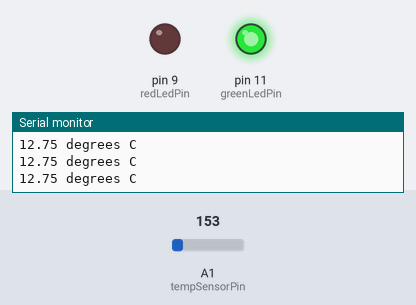
A sketch run on a simulated Arduino Uno, built with avr-gcc and run on an emulated ATmega328P. Parts: output pins drawn as LEDs (lit = HIGH), the last lines printed to the serial monitor. Inputs (shaded band) come from the test bench; at power-on: A1 (tempSensorPin) = 153.

Above: at 1.3 s.
1.4 s: A1 (tempSensorPin) set to 177
2.9 s: A1 (tempSensorPin) set to 198
At 3.4 s:
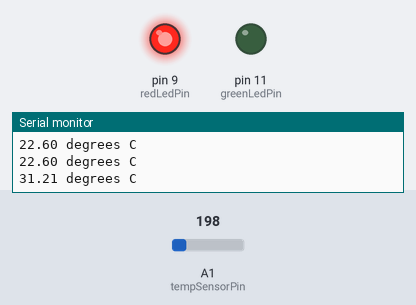
4.5 s: A1 (tempSensorPin) set to 175
At 5.7 s:
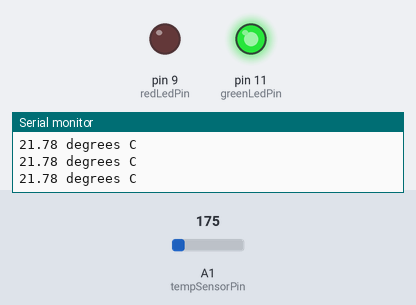
6.0 s: A1 (tempSensorPin) set to 191
At 7.1 s:
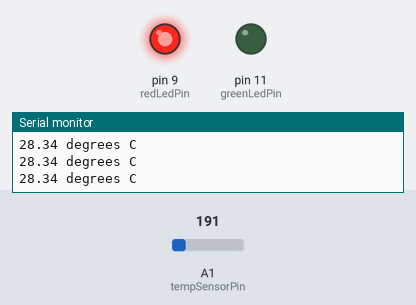
Timing chart, 0 to 8.5 s (numbered marks = the images above; inputs shaded):
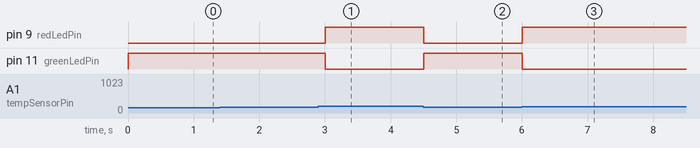

Measured:
- the behaviour switches between 190 and 191 on A1 (tempSensorPin) (found by bisection; images 0 and 1)
- after the input at 2.9 s, pin 9 (redLedPin): LOW → HIGH after 0.10 s; pin 11 (greenLedPin): HIGH → LOW after 0.10 s
- after the input at 4.5 s, pin 9 (redLedPin): HIGH → LOW at once; pin 11 (greenLedPin): LOW → HIGH at once
- after the input at 6.0 s, pin 9 (redLedPin): LOW → HIGH at once; pin 11 (greenLedPin): HIGH → LOW at once

The sketch:

TempSensor.ino
```cpp
// (licence header left out)
/* Pin Definitions */
const int redLedPin = 9;
const int greenLedPin = 11;
const int tempSensorPin = A1;

int temperatureReading;

void setup()
{
  pinMode(redLedPin, OUTPUT);
  pinMode(greenLedPin, OUTPUT);
  //pinMode(tempSensorPin, INPUT);

  Serial.begin(9600);  // We'll output some information over serial

  digitalWrite(greenLedPin, HIGH);
}

void loop() {

  // get the voltage reading from the temperature sensor
  temperatureReading = analogRead(tempSensorPin);

  // convert that reading to voltage, LilyPad uses 4.2V not 5.0V
  float voltage = temperatureReading * 4.2;
  voltage /= 1024.0;

  // convert to Celcius
  float temperatureC = (voltage - 0.5) * 100 ;  //converting from 10 mv per degree wit 500 mV offset
                                               //to degrees ((volatge - 500mV) times 100)

  Serial.print(temperatureC); Serial.println(" degrees C");

  if (temperatureC > 28) {
    //Turn on red LED - to indicate "hot"
    digitalWrite(redLedPin, HIGH);
    digitalWrite(greenLedPin, LOW);
  }else{
    // turn the red LED off
    digitalWrite(redLedPin, LOW);
    digitalWrite(greenLedPin, HIGH);
  }

  delay(500);

}
```
